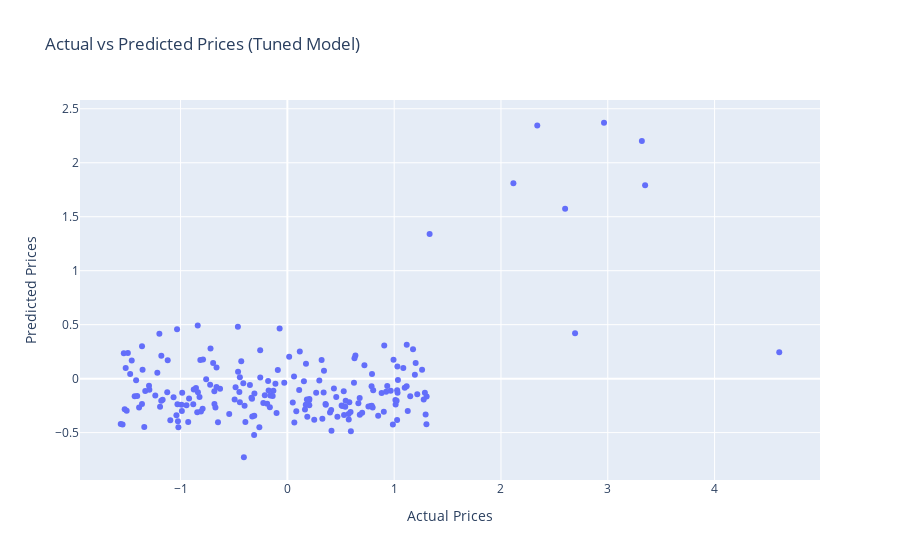

The notebook cell saved with this chart:
### Code cell
# define the hyperparameter grid for Random Forest Regressor
param_grid = {
    'n_estimators': [50, 100, 200],
    'max_depth': [None, 10, 20],
    'min_samples_split': [2, 5, 10],
    'min_samples_leaf': [1, 2, 4]
}

base_model = RandomForestRegressor(random_state=42)

# create GridSearchCV object
grid_search = GridSearchCV(base_model, param_grid, cv=5, scoring='neg_mean_squared_error', n_jobs=-1)

# perform grid search on training data
grid_search.fit(X_train, y_train)

# Get the best hyperparameters from grid search
best_params = grid_search.best_params_
print("Best Hyperparameters:", best_params)

# Train model with best hyperparameters on entire training set
best_model = grid_search.best_estimator_

# Make predictions 
test_predictions = best_model.predict(X_test)

# visualize
evaluation_df = pd.DataFrame({'Actual': y_test, 'Predicted': test_predictions})
fig = px.scatter(evaluation_df, x='Actual', y='Predicted', title='Actual vs Predicted Prices (Tuned Model)')
fig.update_layout(xaxis_title='Actual Prices', yaxis_title='Predicted Prices')
fig.show()

# Print evaluation metric results
tuned_mse = mean_squared_error(y_test, test_predictions)
print(f"Test MSE for the tuned model: {tuned_mse}")

### Figure 1 — Plotly figure (JSON) as saved in the notebook; plotly's stock layout.template omitted (floating-point values rounded to 4 significant figures; data arrays with more than 128 entries replaced by an {"elided": "..."} marker saying what was removed)
{"data": [{"hovertemplate": "Actual=%{x}<br>Predicted=%{y}<extra></extra>", "legendgroup": "", "marker": {"color": "#636efa", "symbol": "circle"}, "mode": "markers", "name": "", "orientation": "v", "showlegend": false, "type": "scatter", "x": {"elided": "200 float values"}, "xaxis": "x", "y": {"elided": "200 float values"}, "yaxis": "y"}], "layout": {"legend": {"tracegroupgap": 0}, "title": {"text": "Actual vs Predicted Prices (Tuned Model)"}, "xaxis": {"anchor": "y", "domain": [0, 1], "title": {"text": "Actual Prices"}}, "yaxis": {"anchor": "x", "domain": [0, 1], "title": {"text": "Predicted Prices"}}}}
